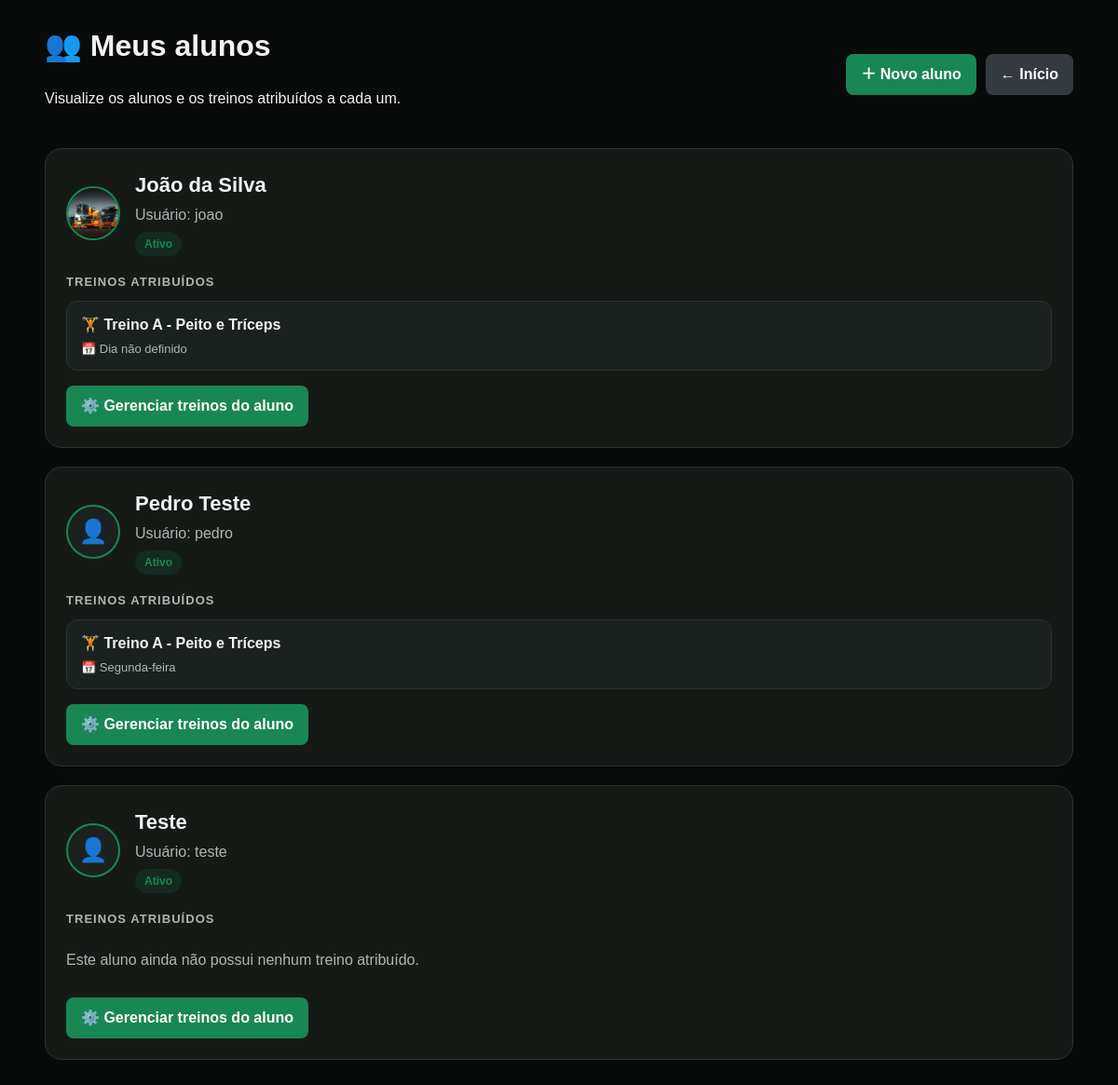
The page /alunos (signed in) on the database its author committed.
### tables this page shows
CREATE TABLE usuarios (
            id INTEGER PRIMARY KEY AUTOINCREMENT,
            nome TEXT NOT NULL,
            usuario TEXT NOT NULL UNIQUE,
            senha TEXT NOT NULL,
            tipo TEXT NOT NULL DEFAULT 'aluno',
            ativo INTEGER NOT NULL DEFAULT 1
        , foto TEXT, responsavel_id INTEGER);

CREATE TABLE treino_alunos (
            id INTEGER PRIMARY KEY AUTOINCREMENT,
            usuario_id INTEGER NOT NULL,
            treino_id INTEGER NOT NULL, dia_semana INTEGER,
            FOREIGN KEY (usuario_id) REFERENCES usuarios(id),
            FOREIGN KEY (treino_id) REFERENCES treinos(id),
            UNIQUE(usuario_id, treino_id)
        );

CREATE TABLE treinos (
            id INTEGER PRIMARY KEY AUTOINCREMENT,
            nome TEXT NOT NULL
        , descricao TEXT, dia_semana INTEGER, responsavel_id INTEGER);

### app.py (the view, shortened to what this page needs)
@app.route("/alunos")
@login_obrigatorio
def alunos():
    if not usuario_e_gestor():
        return redirect("/")
    conn = conectar()
    cursor = conn.cursor()
    if usuario_e_owner():
        cursor.execute("""
            SELECT
                id,
                nome,
                usuario,
                ativo,
                foto,
                responsavel_id
            FROM usuarios
            WHERE tipo = 'aluno'
            ORDER BY nome
        """)
    alunos_db = cursor.fetchall()
    alunos = []
    for aluno in alunos_db:
        cursor.execute("""
            SELECT
                ta.id AS treino_aluno_id,
                ta.treino_id,
                ta.dia_semana,
                t.nome AS treino_nome
            FROM treino_alunos ta
            INNER JOIN treinos t
                ON t.id = ta.treino_id
            WHERE ta.usuario_id = ?
            ORDER BY
                CASE
                    WHEN ta.dia_semana IS NULL THEN 99
                    ELSE ta.dia_semana
                END,
                t.nome
        """, (
            aluno["id"],
        ))
        treinos = cursor.fetchall()
        aluno_dict = dict(aluno)
        aluno_dict["treinos"] = treinos
        alunos.append(aluno_dict)
    conn.close()
    return render_template(
        "alunos.html",
        alunos=alunos
    )

### app.py (called while the page is built)
def conectar():
    caminho_banco = os.environ.get("DATABASE_PATH", "meutreino.db")
    conn = sqlite3.connect(caminho_banco)
    conn.row_factory = sqlite3.Row
    return conn

def login_obrigatorio(func):
    @wraps(func)
    def wrapper(*args, **kwargs):
        if "usuario_id" not in session:
            return redirect("/login")
        return func(*args, **kwargs)
    return wrapper

def usuario_e_owner():
    return session.get("tipo") == "master"

def usuario_e_gestor():
    return session.get("tipo") in (
        "master",
        "personal"
    )

### templates/alunos.html (shortened to what this page needs)
<!DOCTYPE html>
<html lang="pt-BR">
<head>
    <link rel="stylesheet"
          href="{{ url_for('static', filename='movyla.css') }}">
</head>
<body>
<div class="container">
    <div class="topo"
         style="display:flex;justify-content:space-between;align-items:center;gap:15px;flex-wrap:wrap;margin-bottom:25px;">
        <div>
            <h1>👥 Meus alunos</h1>
            <p>
                Visualize os alunos e os treinos atribuídos a cada um.
            </p>
        </div>
        <div style="display:flex;gap:10px;flex-wrap:wrap;">
            <a href="{{ url_for('aluno_novo') }}"
               class="btn btn-primary">
                ＋ Novo aluno
            </a>
            <a href="{{ url_for('inicio') }}"
               class="btn btn-secondary">
                ← Início
            </a>
        </div>
    </div>
    {% if alunos %}
        {% for aluno in alunos %}
            <div class="aluno-card">
                <div class="aluno-topo">
                    {% if aluno["foto"] %}
                        <img
                            src="{{ url_for(
                                'static',
                                filename='uploads/' ~ aluno['foto']
                            ) }}"
                            class="aluno-foto"
                            alt="Foto de {{ aluno['nome'] }}"
                        >
                    {% else %}
                        <div class="aluno-foto-placeholder">
                            👤
                        </div>
                    {% endif %}
                    <div>
                        <h2 class="aluno-nome">
                            {{ aluno["nome"] }}
                        </h2>
                        <div class="aluno-usuario">
                            Usuário: {{ aluno["usuario"] }}
                        </div>
                        {% if aluno["ativo"] %}
                            <span class="status ativo">
                                Ativo
                            </span>
                        {% else %}
                            <span class="status inativo">
                                Inativo
                            </span>
                        {% endif %}
                    </div>
                </div>
                <div class="treinos-titulo">
                    TREINOS ATRIBUÍDOS
                </div>
                {% if aluno["treinos"] %}
                    {% for treino in aluno["treinos"] %}
                        <div class="treino-item">
                            <div>
                                <div class="treino-nome">
                                    🏋️ {{ treino["treino_nome"] }}
                                </div>
                                <div class="treino-dia">
                                    {% if treino["dia_semana"] == 1 %}
                                        📅 Segunda-feira
                                    {% elif treino["dia_semana"] == 2 %}
                                        📅 Terça-feira
                                    {% elif treino["dia_semana"] == 3 %}
                                        📅 Quarta-feira
                                    {% elif treino["dia_semana"] == 4 %}
                                        📅 Quinta-feira
                                    {% elif treino["dia_semana"] == 5 %}
                                        📅 Sexta-feira
                                    {% elif treino["dia_semana"] == 6 %}
                                        📅 Sábado
                                    {% else %}
                                        📅 Dia não definido
                                    {% endif %}
                                </div>
                            </div>
                        </div>
                    {% endfor %}
                {% else %}
                    <div class="sem-treino">
                        Este aluno ainda não possui nenhum treino atribuído.
                    </div>
                {% endif %}
                <div class="acoes-aluno">
                    <a
                        href="{{ url_for(
                            'aluno_treinos',
                            aluno_id=aluno['id']
                        ) }}"
                        class="btn btn-primary">
                        ⚙️ Gerenciar treinos do aluno
                    </a>
                </div>
            </div>
        {% endfor %}
    {% else %}
        <div class="card">
            <p>
                Nenhum aluno cadastrado.
            </p>
        </div>
    {% endif %}
</div>
</body>
</html>

### static/movyla.css (style rules this page uses)
:root { --movyla-green: #198754; --movyla-green-dark: #157347; --movyla-black: #080b0a; --movyla-dark: #101412; --movyla-card: #151a17; --movyla-card-2: #1b211e; --movyla-border: #2a332e; --movyla-text: #f2f2f2; --movyla-muted: #aeb7b1; --movyla-danger: #dc3545; --movyla-warning: #ffc107; }
* { box-sizing: border-box; }
html { background: var(--movyla-black); }
body { margin: 0; padding: 0; background: var(--movyla-black); color: var(--movyla-text); font-family: Arial, Helvetica, sans-serif; line-height: 1.5; }
.container { width: 92%; max-width: 1200px; margin: 0 auto; padding: 25px 0 40px; }
h1, h2, h3, h4 { color: var(--movyla-text); }
h1 { margin-top: 0; }
h2 { margin-top: 25px; }
a { color: #6fd89d; text-decoration: none; }
button, .btn, input[type="submit"], input[type="button"] { display: inline-block; border: none; border-radius: 8px; padding: 10px 16px; background: var(--movyla-green); color: #ffffff; font-weight: bold; cursor: pointer; text-decoration: none; transition: 0.2s ease; }
.btn-secondary { background: #343a40; }

### templates/alunos.html (style rules this page uses)
.aluno-card { background: var(--movyla-card); border: 1px solid var(--movyla-border); border-radius: 18px; padding: 22px; margin-bottom: 20px; }
.aluno-topo { display: flex; align-items: center; gap: 16px; margin-bottom: 18px; }
.aluno-foto { width: 58px; height: 58px; border-radius: 50%; object-fit: cover; border: 2px solid var(--movyla-green); background: var(--movyla-card-2); }
.aluno-foto-placeholder { width: 58px; height: 58px; border-radius: 50%; display: flex; align-items: center; justify-content: center; background: var(--movyla-card-2); border: 2px solid var(--movyla-green); font-size: 25px; }
.aluno-nome { margin: 0; font-size: 22px; }
.aluno-usuario { color: var(--movyla-muted); margin-top: 4px; }
.status { display: inline-block; margin-top: 6px; padding: 4px 10px; border-radius: 20px; font-size: 12px; font-weight: 700; }
.status.ativo { background: rgba(25, 135, 84, 0.15); color: var(--movyla-green); }
.treinos-titulo { font-size: 13px; font-weight: 800; letter-spacing: .08em; color: var(--movyla-muted); margin-bottom: 10px; }
.treino-item { display: flex; align-items: center; justify-content: space-between; gap: 15px; background: var(--movyla-card-2); border: 1px solid var(--movyla-border); border-radius: 12px; padding: 13px 15px; margin-bottom: 8px; }
.treino-nome { font-weight: 700; }
.treino-dia { color: var(--movyla-muted); font-size: 13px; margin-top: 4px; }
.sem-treino { color: var(--movyla-muted); padding: 12px 0; }
.acoes-aluno { display: flex; gap: 10px; flex-wrap: wrap; margin-top: 16px; }

### rows shown on the page
usuarios: foto (picture), nome "João da Silva", usuario "joao", ativo "Ativo"
treino_alunos: treino_nome "Treino A - Peito e Tríceps", shows "📅 Dia não definido"
usuarios: nome "Pedro Teste", usuario "pedro", ativo "Ativo"
treino_alunos: treino_nome "Treino A - Peito e Tríceps", dia_semana "📅 Segunda-feira"
usuarios: nome "Teste", usuario "teste", ativo "Ativo", shows "Este aluno ainda não possui nenhum treino atribuído."
